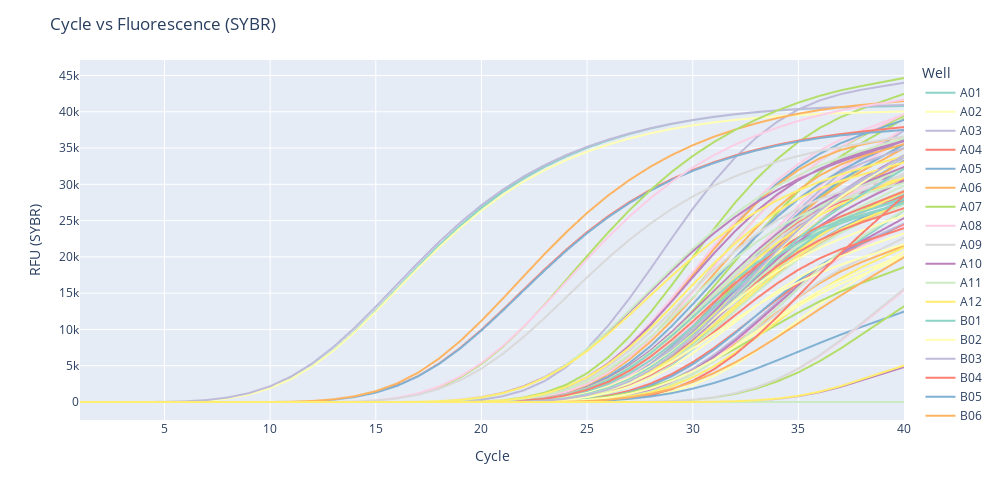
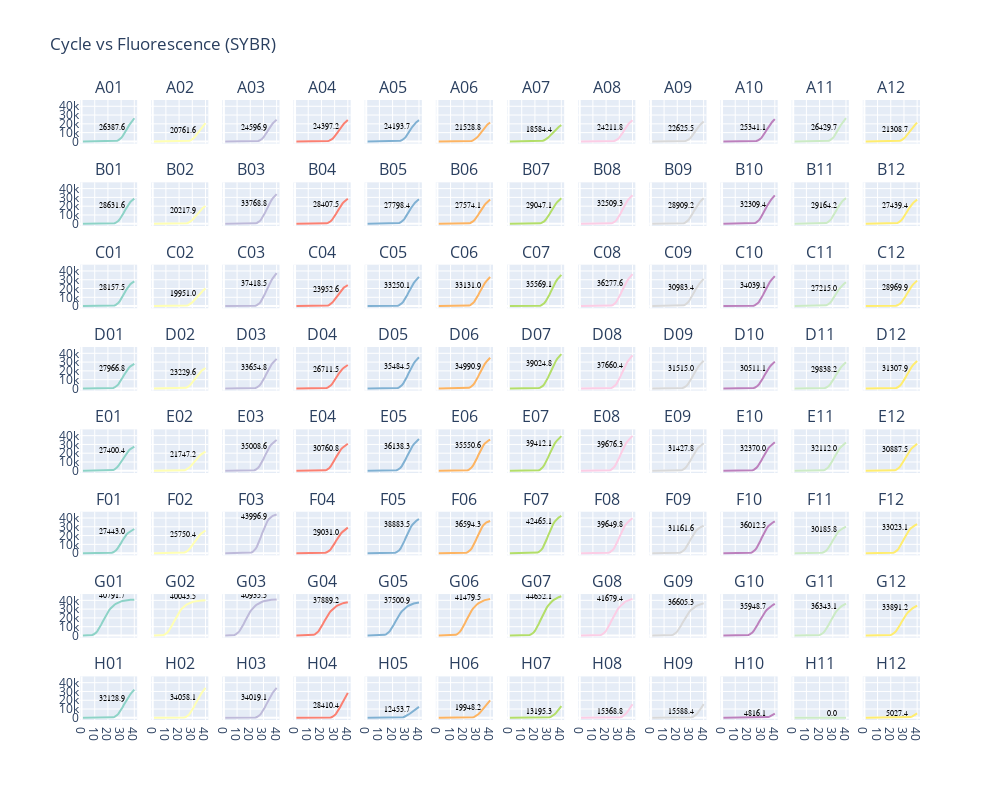

These figures' notebook cell, in order:
### Code cell
# instantiate probes
# probeCy5 = FluorVis('Cy5')
# probeFAM = FluorVis('FAM')
# probeHEX = FluorVis('HEX')
probeSYBR = FluorVis('SYBR')

FluorVis.plotAllWells(probeSYBR)
FluorVis.plotIndWells(probeSYBR)
# FluorVis.plotAllWells(probeCy5)
# FluorVis.plotIndWells(probeCy5)
